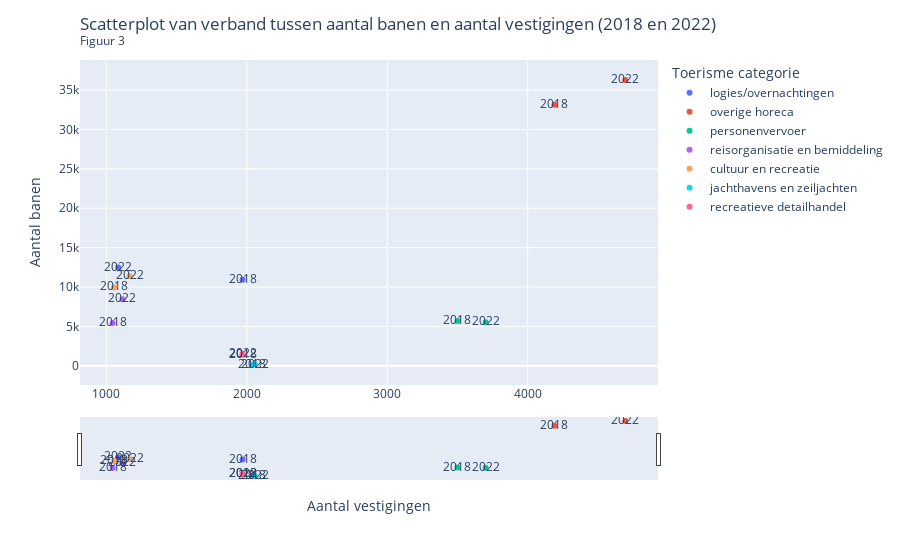

Notebook code cell kept with this figure:
### Markdown cell above
Deze stijgende groei van het aantal toeristische vestigingen zorgt voor een stijging aan werkgelegenheid (Figuur 3). De figuur laat een verband zien tussen het aantal toeristische vestigingen en de werkgelegenheid, dit maakt duidelijk dat het groeiende toerisme de economie stimuleert.

### Code cell
#GRAFIEK3
#bron = excel toerisme sheet x
toerisme_filtered = toerisme[(toerisme['peiljaar'] == 2018) & (toerisme['toerisme_omschrijving'] != 'totaal') | (toerisme['peiljaar'] == 2022) & (toerisme['toerisme_omschrijving'] != 'totaal')]

fig3 = px.scatter(toerisme_filtered, x = 'vestigingen_totaal', y='banen', color='toerisme_omschrijving',  hover_data=['peiljaar'], text = 'peiljaar')

fig3.update_layout(
    title=go.layout.Title(
        text='Scatterplot van verband tussen aantal banen en aantal vestigingen (2018 en 2022) <br><sup>Figuur 3</sup>',
        xref="paper",
        x=0),
    xaxis_title='Aantal vestigingen',
    yaxis_title='Aantal banen',
    legend_title='Toerisme categorie',
    xaxis=dict(
        rangeslider=dict(
            visible=True
        ),
        type="date"
    )
)


fig3.show()

### Figure 1 — Plotly figure (JSON) as saved in the notebook; plotly's stock layout.template omitted (floating-point values rounded to 4 significant figures)
{"data": [{"customdata": [[2018], [2022]], "hovertemplate": "toerisme_omschrijving=logies/overnachtingen<br>vestigingen_totaal=%{x}<br>banen=%{y}<br>peiljaar=%{customdata[0]}<extra></extra>", "legendgroup": "logies/overnachtingen", "marker": {"color": "#636efa", "symbol": "circle"}, "mode": "markers+text", "name": "logies/overnachtingen", "orientation": "v", "showlegend": true, "text": [2018, 2022], "type": "scatter", "x": [980, 1085], "xaxis": "x", "y": [10915, 12460], "yaxis": "y"}, {"customdata": [[2018], [2022]], "hovertemplate": "toerisme_omschrijving=overige horeca<br>vestigingen_totaal=%{x}<br>banen=%{y}<br>peiljaar=%{customdata[0]}<extra></extra>", "legendgroup": "overige horeca", "marker": {"color": "#EF553B", "symbol": "circle"}, "mode": "markers+text", "name": "overige horeca", "orientation": "v", "showlegend": true, "text": [2018, 2022], "type": "scatter", "x": [4190, 4695], "xaxis": "x", "y": [33145, 36275], "yaxis": "y"}, {"customdata": [[2018], [2022]], "hovertemplate": "toerisme_omschrijving=personenvervoer<br>vestigingen_totaal=%{x}<br>banen=%{y}<br>peiljaar=%{customdata[0]}<extra></extra>", "legendgroup": "personenvervoer", "marker": {"color": "#00cc96", "symbol": "circle"}, "mode": "markers+text", "name": "personenvervoer", "orientation": "v", "showlegend": true, "text": [2018, 2022], "type": "scatter", "x": [3500, 3700], "xaxis": "x", "y": [5670, 5520], "yaxis": "y"}, {"customdata": [[2018], [2022]], "hovertemplate": "toerisme_omschrijving=reisorganisatie en bemiddeling<br>vestigingen_totaal=%{x}<br>banen=%{y}<br>peiljaar=%{customdata[0]}<extra></extra>", "legendgroup": "reisorganisatie en bemiddeling", "marker": {"color": "#ab63fa", "symbol": "circle"}, "mode": "markers+text", "name": "reisorganisatie en bemiddeling", "orientation": "v", "showlegend": true, "text": [2018, 2022], "type": "scatter", "x": [1045, 1115], "xaxis": "x", "y": [5420, 8435], "yaxis": "y"}, {"customdata": [[2018], [2022]], "hovertemplate": "toerisme_omschrijving=cultuur en recreatie<br>vestigingen_totaal=%{x}<br>banen=%{y}<br>peiljaar=%{customdata[0]}<extra></extra>", "legendgroup": "cultuur en recreatie", "marker": {"color": "#FFA15A", "symbol": "circle"}, "mode": "markers+text", "name": "cultuur en recreatie", "orientation": "v", "showlegend": true, "text": [2018, 2022], "type": "scatter", "x": [1055, 1165], "xaxis": "x", "y": [9945, 11360], "yaxis": "y"}, {"customdata": [[2018], [2022]], "hovertemplate": "toerisme_omschrijving=jachthavens en zeiljachten<br>vestigingen_totaal=%{x}<br>banen=%{y}<br>peiljaar=%{customdata[0]}<extra></extra>", "legendgroup": "jachthavens en zeiljachten", "marker": {"color": "#19d3f3", "symbol": "circle"}, "mode": "markers+text", "name": "jachthavens en zeiljachten", "orientation": "v", "showlegend": true, "text": [2018, 2022], "type": "scatter", "x": [40, 55], "xaxis": "x", "y": [95, 155], "yaxis": "y"}, {"customdata": [[2018], [2022]], "hovertemplate": "toerisme_omschrijving=recreatieve detailhandel<br>vestigingen_totaal=%{x}<br>banen=%{y}<br>peiljaar=%{customdata[0]}<extra></extra>", "legendgroup": "recreatieve detailhandel", "marker": {"color": "#FF6692", "symbol": "circle"}, "mode": "markers+text", "name": "recreatieve detailhandel", "orientation": "v", "showlegend": true, "text": [2018, 2022], "type": "scatter", "x": [270, 280], "xaxis": "x", "y": [1395, 1515], "yaxis": "y"}], "layout": {"legend": {"title": {"text": "Toerisme categorie"}, "tracegroupgap": 0}, "margin": {"t": 60}, "title": {"text": "Scatterplot van verband tussen aantal banen en aantal vestigingen (2018 en 2022) <br><sup>Figuur 3</sup>", "x": 0, "xref": "paper"}, "xaxis": {"anchor": "y", "domain": [0, 1], "rangeslider": {"visible": true}, "title": {"text": "Aantal vestigingen"}, "type": "date"}, "yaxis": {"anchor": "x", "domain": [0, 1], "title": {"text": "Aantal banen"}}}}
